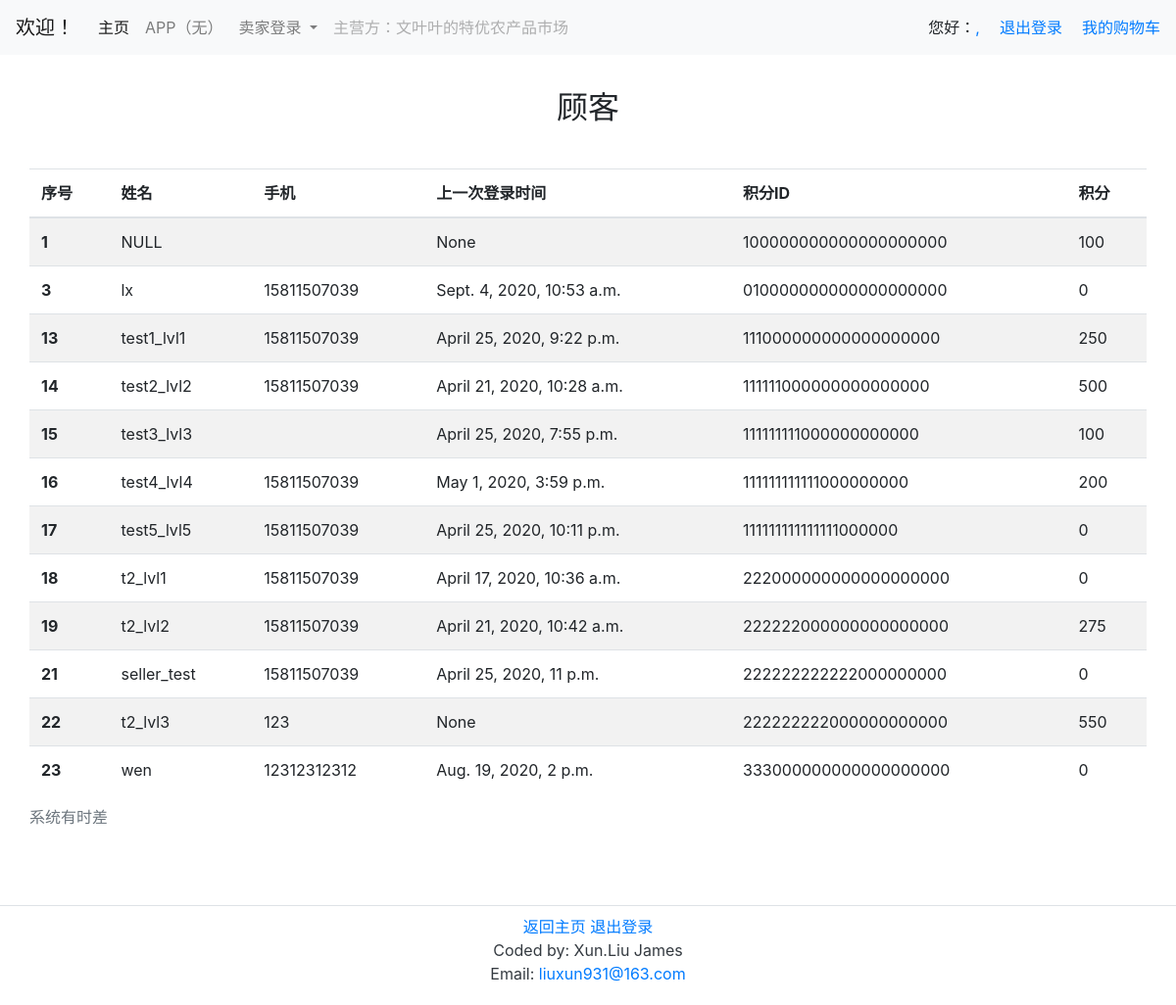
The app's page /User/ (signed in) with its own data.
### User/models.py (models this page shows, shortened)
class EndUser(User):
    mp = models.CharField(max_length=11, blank = True, verbose_name='手机')
    id_number = models.CharField(max_length=18, blank = True, verbose_name='身份证号')
    wechat = models.CharField(max_length=11, blank = True, verbose_name='微信')
    score_id = models.CharField(max_length=21, unique = True, verbose_name='积分ID')
    score = models.PositiveIntegerField(default = 0, verbose_name='积分')
    is_seller = models.BooleanField(default = False, verbose_name='是卖家')
    is_staffuser = models.BooleanField(default = False, verbose_name='是管理者')

### User/views.py (the view)
# urls.py: path(r'', views.UserList.as_view(), name = 'userlist'),
class UserList(MyPermRequireMixin, TemplateView, ):
    permission_required = ('User.view_enduser', )
    template_name = 'User/user_list.html'
    def get_context_data(self, **kwargs):
        context = super().get_context_data(**kwargs)
        context['user'] = EndUser.objects.order_by('pk')[:20]
        return context

### templates/User/user_list.html
{% extends "base.html" %}
{% block userlist %}
<div class="container">
<div class="row">
<div class="col-md-4"></div>
<div class="col-md-4">
<div class ="text-center" style="padding-bottom:10%;padding-top:10%;">
    <h2>顾客</h2>
    </div>
    </div>
    </div>
    </div>
    <table class="table table-striped table-hover" >
    <caption>系统有时差</caption>
  <thead>
    <tr>
      <th scope="col">序号</th>
      <th scope="col">姓名</th>
      <th scope="col">手机</th>
      <th scope="col">上一次登录时间</th>
      <th scope="col">积分ID</th>
      <th scope="col">积分</th>
    </tr>
  </thead>
  <tbody>
  {% for c in user %}
    <tr>
      <th scope="row">{{ c.id }} </th>
      <td> {{ c.username }}</td>
      <td> {{ c.mp }} </td>
      <td>{{ c.last_login }}</td>
      <td>{{ c.score_id }}</td>
      <td>{{ c.score }}</td>
    </tr>
    	{% endfor %}
  </tbody>
</table>
{% endblock %}

### records on screen
EndUser: id "1", username "NULL", last_login "None", score_id "100000000000000000000", score "100"
EndUser: id "3", username "lx", mp "15811507039", last_login "Sept. 4, 2020, 10:53 a.m.", score_id "010000000000000000000", score "0"
EndUser: id "13", username "test1_lvl1", mp "15811507039", last_login "April 25, 2020, 9:22 p.m.", score_id "111000000000000000000", score "250"
EndUser: id "14", username "test2_lvl2", mp "15811507039", last_login "April 21, 2020, 10:28 a.m.", score_id "111111000000000000000", score "500"
EndUser: id "15", username "test3_lvl3", last_login "April 25, 2020, 7:55 p.m.", score_id "111111111000000000000", score "100"
EndUser: id "16", username "test4_lvl4", mp "15811507039", last_login "May 1, 2020, 3:59 p.m.", score_id "111111111111000000000", score "200"
EndUser: id "17", username "test5_lvl5", mp "15811507039", last_login "April 25, 2020, 10:11 p.m.", score_id "111111111111111000000", score "0"
EndUser: id "18", username "t2_lvl1", mp "15811507039", last_login "April 17, 2020, 10:36 a.m.", score_id "222000000000000000000", score "0"
EndUser: id "19", username "t2_lvl2", mp "15811507039", last_login "April 21, 2020, 10:42 a.m.", score_id "222222000000000000000", score "275"
EndUser: id "21", username "seller_test", mp "15811507039", last_login "April 25, 2020, 11 p.m.", score_id "222222222222000000000", score "0"
EndUser: id "22", username "t2_lvl3", mp "123", last_login "None", score_id "222222222000000000000", score "550"
EndUser: id "23", username "wen", mp "12312312312", last_login "Aug. 19, 2020, 2 p.m.", score_id "333000000000000000000", score "0"
